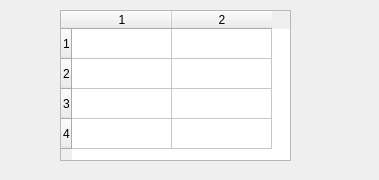
<?xml version="1.0" encoding="UTF-8"?>
<ui version="4.0">
 <class>Dialog</class>
 <widget class="QDialog" name="Dialog">
  <property name="geometry">
   <rect>
    <x>0</x>
    <y>0</y>
    <width>379</width>
    <height>180</height>
   </rect>
  </property>
  <property name="windowTitle">
   <string>Dialog</string>
  </property>
  <widget class="QTableWidget" name="tableWidget">
   <property name="geometry">
    <rect>
     <x>60</x>
     <y>10</y>
     <width>231</width>
     <height>151</height>
    </rect>
   </property>
   <property name="rowCount">
    <number>4</number>
   </property>
   <property name="columnCount">
    <number>2</number>
   </property>
   <row/>
   <row/>
   <row/>
   <row/>
   <column/>
   <column/>
  </widget>
 </widget>
 <resources/>
 <connections/>
</ui>
